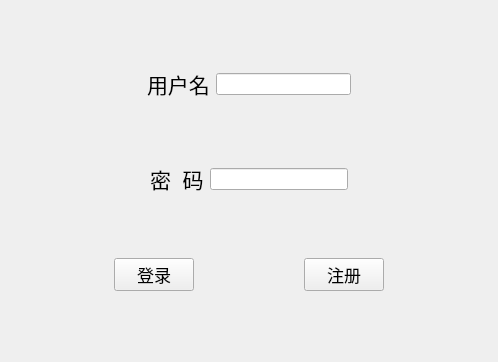
<?xml version="1.0" encoding="UTF-8"?>
<ui version="4.0">
 <class>LogIn</class>
 <widget class="QWidget" name="LogIn">
  <property name="geometry">
   <rect>
    <x>0</x>
    <y>0</y>
    <width>498</width>
    <height>362</height>
   </rect>
  </property>
  <property name="windowTitle">
   <string>Form</string>
  </property>
  <layout class="QGridLayout" name="gridLayout">
   <item row="0" column="0">
    <layout class="QHBoxLayout" name="horizontalLayout">
     <item>
      <spacer name="horizontalSpacer">
       <property name="orientation">
        <enum>Qt::Horizontal</enum>
       </property>
       <property name="sizeHint" stdset="0">
        <size>
         <width>88</width>
         <height>20</height>
        </size>
       </property>
      </spacer>
     </item>
     <item>
      <widget class="QLabel" name="label">
       <property name="font">
        <font>
         <pointsize>16</pointsize>
        </font>
       </property>
       <property name="text">
        <string>用户名</string>
       </property>
      </widget>
     </item>
     <item>
      <widget class="QLineEdit" name="username"/>
     </item>
     <item>
      <spacer name="horizontalSpacer_4">
       <property name="orientation">
        <enum>Qt::Horizontal</enum>
       </property>
       <property name="sizeHint" stdset="0">
        <size>
         <width>88</width>
         <height>20</height>
        </size>
       </property>
      </spacer>
     </item>
    </layout>
   </item>
   <item row="1" column="0">
    <layout class="QHBoxLayout" name="horizontalLayout_2">
     <item>
      <spacer name="horizontalSpacer_2">
       <property name="orientation">
        <enum>Qt::Horizontal</enum>
       </property>
       <property name="sizeHint" stdset="0">
        <size>
         <width>108</width>
         <height>20</height>
        </size>
       </property>
      </spacer>
     </item>
     <item>
      <widget class="QLabel" name="label_2">
       <property name="font">
        <font>
         <pointsize>16</pointsize>
        </font>
       </property>
       <property name="text">
        <string>密  码</string>
       </property>
      </widget>
     </item>
     <item>
      <widget class="QLineEdit" name="password"/>
     </item>
     <item>
      <spacer name="horizontalSpacer_5">
       <property name="orientation">
        <enum>Qt::Horizontal</enum>
       </property>
       <property name="sizeHint" stdset="0">
        <size>
         <width>88</width>
         <height>20</height>
        </size>
       </property>
      </spacer>
     </item>
    </layout>
   </item>
   <item row="2" column="0">
    <layout class="QHBoxLayout" name="horizontalLayout_3">
     <item>
      <spacer name="horizontalSpacer_7">
       <property name="orientation">
        <enum>Qt::Horizontal</enum>
       </property>
       <property name="sizeHint" stdset="0">
        <size>
         <width>48</width>
         <height>20</height>
        </size>
       </property>
      </spacer>
     </item>
     <item>
      <widget class="QPushButton" name="login">
       <property name="font">
        <font>
         <pointsize>13</pointsize>
        </font>
       </property>
       <property name="text">
        <string>登录</string>
       </property>
      </widget>
     </item>
     <item>
      <spacer name="horizontalSpacer_8">
       <property name="orientation">
        <enum>Qt::Horizontal</enum>
       </property>
       <property name="sizeHint" stdset="0">
        <size>
         <width>78</width>
         <height>20</height>
        </size>
       </property>
      </spacer>
     </item>
     <item>
      <widget class="QPushButton" name="signin">
       <property name="font">
        <font>
         <pointsize>13</pointsize>
        </font>
       </property>
       <property name="text">
        <string>注册</string>
       </property>
      </widget>
     </item>
     <item>
      <spacer name="horizontalSpacer_9">
       <property name="orientation">
        <enum>Qt::Horizontal</enum>
       </property>
       <property name="sizeHint" stdset="0">
        <size>
         <width>88</width>
         <height>20</height>
        </size>
       </property>
      </spacer>
     </item>
    </layout>
   </item>
  </layout>
 </widget>
 <resources/>
 <connections/>
</ui>
